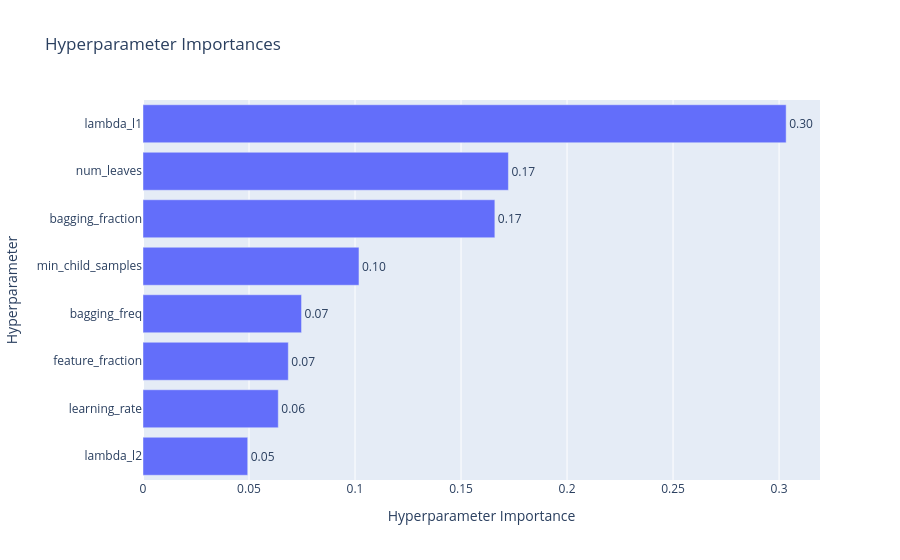

The code cell stored with this chart in its notebook:
### Code cell
# Importancia de Hiperparámetros: ¿Qué movió la aguja?
optuna.visualization.plot_param_importances(study)

### Figure 1 — Plotly figure (JSON) as saved in the notebook; plotly's stock layout.template omitted (floating-point values rounded to 4 significant figures)
{"data": [{"cliponaxis": false, "hovertemplate": ["lambda_l2 (FloatDistribution): 0.049385227379901565<extra></extra>", "learning_rate (FloatDistribution): 0.06380356862298969<extra></extra>", "feature_fraction (FloatDistribution): 0.06853982620853946<extra></extra>", "bagging_freq (IntDistribution): 0.07477353618768433<extra></extra>", "min_child_samples (IntDistribution): 0.10186490950189088<extra></extra>", "bagging_fraction (FloatDistribution): 0.16595380163256268<extra></extra>", "num_leaves (IntDistribution): 0.17234182653831204<extra></extra>", "lambda_l1 (FloatDistribution): 0.3033373039281194<extra></extra>"], "name": "Objective Value", "orientation": "h", "text": ["0.05", "0.06", "0.07", "0.07", "0.10", "0.17", "0.17", "0.30"], "textposition": "outside", "type": "bar", "x": [0.04939, 0.0638, 0.06854, 0.07477, 0.1019, 0.166, 0.1723, 0.3033], "y": ["lambda_l2", "learning_rate", "feature_fraction", "bagging_freq", "min_child_samples", "bagging_fraction", "num_leaves", "lambda_l1"]}], "layout": {"title": {"text": "Hyperparameter Importances"}, "xaxis": {"title": {"text": "Hyperparameter Importance"}}, "yaxis": {"title": {"text": "Hyperparameter"}}}}
